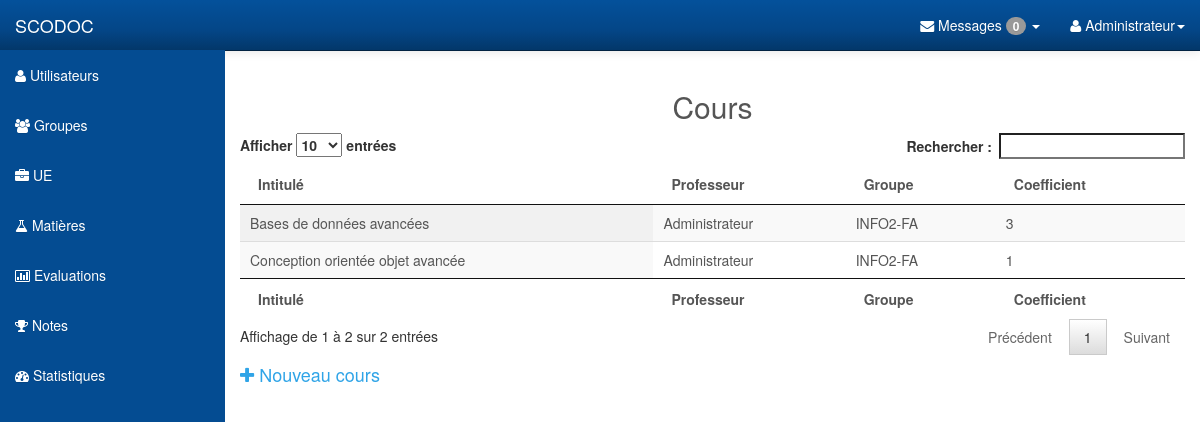
Before: /lessons.php (signed in) with the older database file.
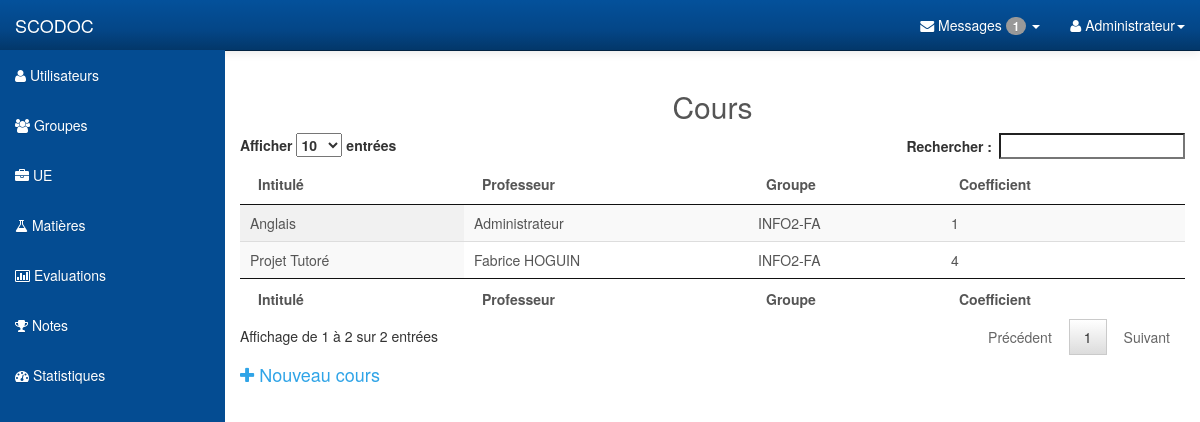
After: the same page with the newer database file.
### tables this page shows
CREATE TABLE IF NOT EXISTS `lessons` (
  `id` int(11) NOT NULL AUTO_INCREMENT,
  `lesson_name` varchar(255) DEFAULT NULL,
  `user_id` int(11) DEFAULT NULL,
  `teachingunit_id` int(11) NOT NULL,
  `group_id` int(11) NOT NULL,
  `lesson_coefficient` int(11) NOT NULL DEFAULT '1',
  PRIMARY KEY (`id`)
);

CREATE TABLE IF NOT EXISTS `users` (
  `id` int(11) NOT NULL AUTO_INCREMENT,
  `name` varchar(25) NOT NULL,
  `login` varchar(20) NOT NULL,
  `phone` varchar(10) NOT NULL,
  `passwd` varchar(32) NOT NULL,
  `mail` varchar(55) NOT NULL,
  `dept_id` int(11) DEFAULT NULL,
  `group_id` int(11) DEFAULT NULL,
  `rank` int(1) NOT NULL DEFAULT '0',
  PRIMARY KEY (`id`),
  UNIQUE KEY `login` (`login`)
);

CREATE TABLE IF NOT EXISTS `groups` (
  `id` int(11) NOT NULL AUTO_INCREMENT,
  `group_name` varchar(25) DEFAULT NULL,
  `dept_id` int(11) DEFAULT NULL,
  PRIMARY KEY (`id`)
);

### get_users.php (called while the page is built, shortened)
<?php
	function get_user($user_id)
	{
		include("pdo.php");
		$req=$pdo->prepare('SELECT name FROM users WHERE id= ?');
		$req->execute(array($user_id));
		$data=$req->fetch();
		$name=$data["name"];
		return $name;
	}
?>

### get_groups.php (called while the page is built, shortened)
<?php
	function get_group($group_id)
	{
		include("pdo.php");
		$req=$pdo->prepare('SELECT group_name FROM groups WHERE id= ?');
		$req->execute(array($group_id));
		$data=$req->fetch();
		$name=$data["group_name"];
		return $name;
	}
?>

### get_lessons.php (the view, shortened to what this page needs)
<?php
	function get_all_lessons()
	{
		include("pdo.php");
		include("get_users.php");
		include("get_groups.php");
		$req=$pdo->query('SELECT * FROM lessons');
		while ($data=$req->fetch())
		{
			echo '<tr>';
			echo '<td>'.$data["lesson_name"].'</td>';
			echo '<td>'.get_user($data["user_id"]).'</td>';
			echo '<td>'.get_group($data["group_id"]).'</td>';
			echo '<td>'.$data["lesson_coefficient"].'</td>';
			echo '</tr>';
		}
	}
?>

### get_messages_admin.php (shortened to what this page needs)
<?php
		echo '<nav class="navbar navbar-inverse navbar-fixed-top" role="navigation">
            <div class="navbar-header">
                <button type="button" class="navbar-toggle" data-toggle="collapse" data-target=".navbar-ex1-collapse">
                    <span class="sr-only">Toggle navigation</span>
                    <span class="icon-bar"></span>
                    <span class="icon-bar"></span>
                    <span class="icon-bar"></span>
                </button>
                <a class="navbar-brand" href="index.php">SCODOC</a>
            </div>
            <div class="collapse navbar-collapse navbar-ex1-collapse">
                <ul class="nav navbar-nav side-nav">
                    <li><a href="users.php"><i class="fa fa-user"></i> Utilisateurs</a></li>
                    <li><a href="groups.php"><i class="fa fa-users"></i> Groupes</a></li>
                    <li><a href="ue.php"><i class="fa fa-briefcase"></i> UE</a></li>
                    <li><a href="lessons.php"><i class="fa fa-flask"></i> Matières</a></li>
                    <li><a href="exams.php"><i class="fa fa-bar-chart-o"></i> Evaluations</a></li>
                    <li><a href="marks.php"><i class="fa fa-trophy"></i> Notes</a></li>
					<li><a href="stats.php"><i class="fa fa-tachometer"></i> Statistiques</a></li>
                </ul>
                 <ul class="nav navbar-nav navbar-right navbar-user">
                    <li class="dropdown messages-dropdown">
                        <a href="#" class="dropdown-toggle" data-toggle="dropdown"><i class="fa fa-envelope"></i> Messages <span class="badge">'.get_nb_messages($_SESSION["id"]).'</span> <b class="caret"></b></a>
                        <ul class="dropdown-menu">
                            <li class="dropdown-header">'.get_nb_messages($_SESSION["id"]).' Nouveau(x) message(s)</li>';
        echo  '<hr><li><a href="#">Boîte mail <span class="badge">'.get_nb_messages($_SESSION["id"]).'</span></a></li>
                        </ul>
                    </li>
                     <li class="dropdown user-dropdown">
                        <a href="#" class="dropdown-toggle" data-toggle="dropdown"><i class="fa fa-user"></i> '.$_SESSION["name"].'<b class="caret"></b></a>
                        <ul class="dropdown-menu">
                            <li><a href="profil.php"><i class="fa fa-user"></i> Profil</a></li>
                            <li><a href="options.php"><i class="fa fa-gear"></i> Options</a></li>
                            <li class="divider"></li>
                            <li><a href="logoff.php"><i class="fa fa-power-off"></i> Déconnexion</a></li>
                        </ul>
                    </li>
                </ul>
            </div>
        </nav>';
	function get_nb_messages($user_id)
	{
		include("pdo.php");
		$req=$pdo->query('SELECT count(*) FROM messages WHERE state=0 AND recipient_id='.$user_id);
		while ($data=$req->fetch())
		{
			return $data[0];
		}
	}
?>

Changed rows visible on the page:
removed lessons: lesson_name "Conception orientée objet avancée", user.name "Administrateur", group.group_name "INFO2-FA", lesson_coefficient "1"
removed lessons: lesson_name "Bases de données avancées", user.name "Administrateur", group.group_name "INFO2-FA", lesson_coefficient "3"
added lessons: lesson_name "Projet Tutoré", user.name "Fabrice HOGUIN", group.group_name "INFO2-FA", lesson_coefficient "4"
added lessons: lesson_name "Anglais", user.name "Administrateur", group.group_name "INFO2-FA", lesson_coefficient "1"
Other visible differences:
get_nb_messages($_SESSION["id"]): "0" → "1"
